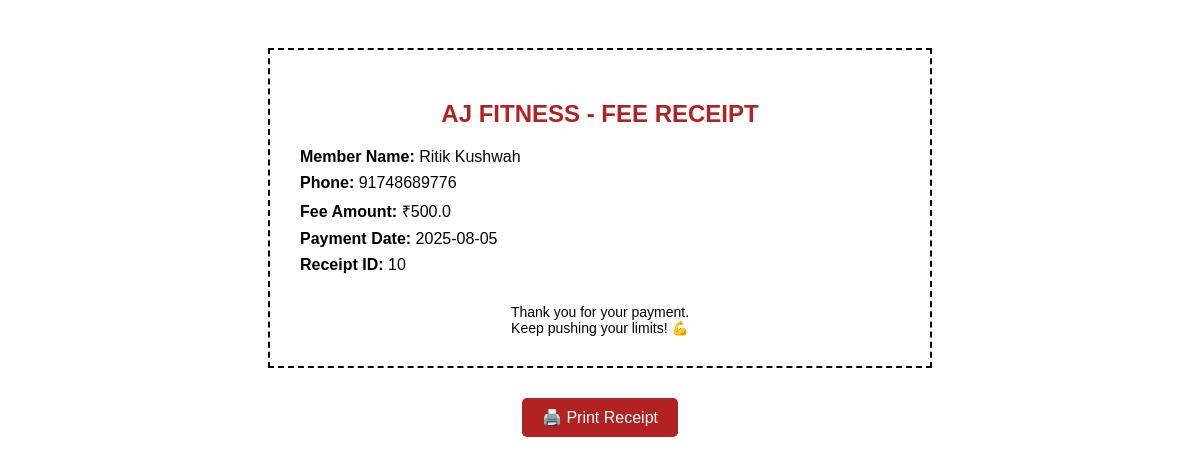
The page /print-receipt/10 on the database its author committed.
### tables this page shows
CREATE TABLE members (
    id INTEGER PRIMARY KEY AUTOINCREMENT,
    name TEXT NOT NULL,
    phone TEXT,
    photo TEXT,
    start_date TEXT,
    end_date TEXT
);

CREATE TABLE fees (
    id INTEGER PRIMARY KEY AUTOINCREMENT,
    member_id INTEGER,
    amount REAL,
    date TEXT,
    FOREIGN KEY (member_id) REFERENCES members(id)
);

### app.py (the view)
@app.route('/print-receipt/<int:fee_id>')
def print_receipt(fee_id):
    conn = get_db_connection()
    fee = conn.execute("SELECT * FROM fees WHERE id = ?", (fee_id,)).fetchone()
    member = conn.execute("SELECT * FROM members WHERE id = ?", (fee['member_id'],)).fetchone()
    conn.close()
    return render_template('print_receipt.html', fee=fee, member=member)

### app.py (called while the page is built)
def get_db_connection():
    conn = sqlite3.connect(DB_PATH)
    conn.row_factory = sqlite3.Row
    return conn

### templates/print_receipt.html (shortened to what this page needs)
<!DOCTYPE html>
<html>
<head>
</head>
<body>
    <div class="receipt">
        <h2>AJ FITNESS - FEE RECEIPT</h2>
        <div class="details">
            <p><strong>Member Name:</strong> {{ member.name }}</p>
            <p><strong>Phone:</strong> {{ member.phone }}</p>
            <p><strong>Fee Amount:</strong> ₹{{ fee.amount }}</p>
            <p><strong>Payment Date:</strong> {{ fee.date }}</p>
            <p><strong>Receipt ID:</strong> {{ fee.id }}</p>
        </div>
        <div class="footer">
            Thank you for your payment.<br>
            Keep pushing your limits! 💪
        </div>
    </div>
    <button class="print-btn" onclick="window.print()">🖨️ Print Receipt</button>
</body>
</html>

### templates/print_receipt.html (style rules this page uses)
body { font-family: Arial, sans-serif; background: #ffffff; color: #000; padding: 40px; }
.receipt { max-width: 600px; margin: auto; border: 2px dashed #000; padding: 30px; }
h2 { text-align: center; color: #b22222; }
.details { margin: 20px 0; }
.details p { margin: 8px 0; font-size: 16px; }
.footer { text-align: center; margin-top: 30px; font-size: 14px; }
.print-btn { display: block; margin: 30px auto 10px; padding: 10px 20px; font-size: 16px; background: #b22222; color: white; border: none; border-radius: 5px; cursor: pointer; }

### rows shown on the page
members: name "Ritik Kushwah", phone "91748689776"
fees: amount "500.0", date "2025-08-05", id "10"
